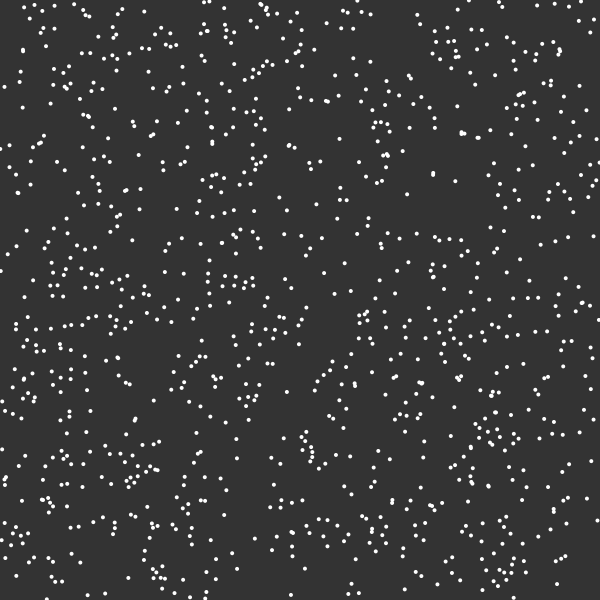
Frame 1 (no input)
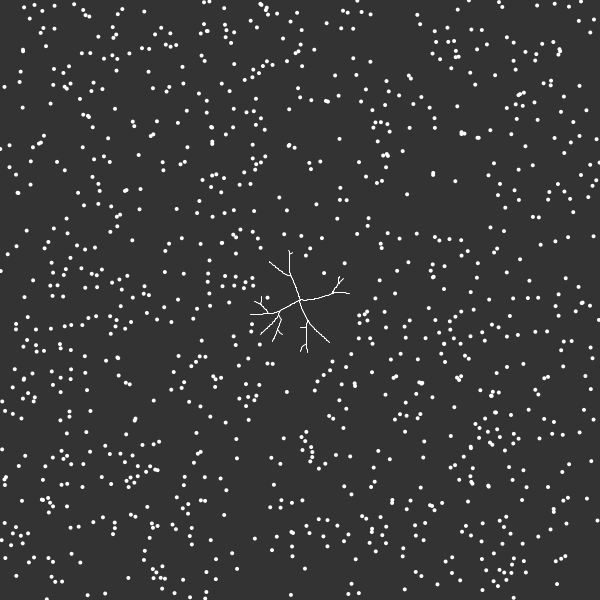
Frame 60 (the mouse pressed at the canvas centre just before this capture)
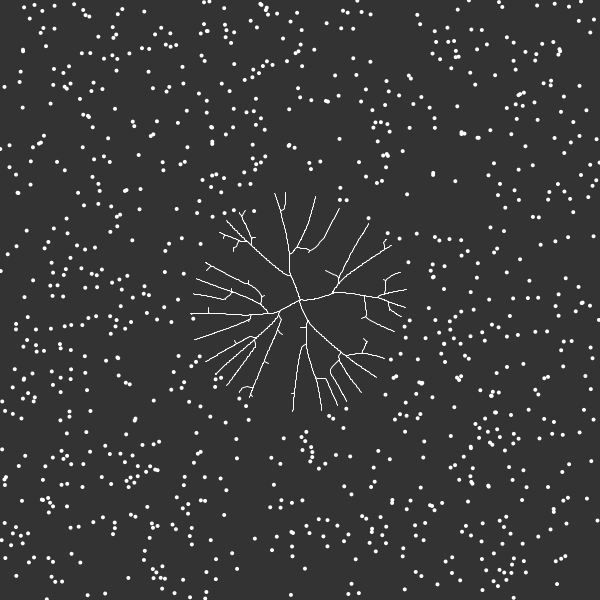
Frame 120 (the mouse held since frame 60 and released just before this capture)

The Processing sketch that drew these frames (run headless with seeded random() and noise(); from frame 60 on, the mouse is pressed at the canvas centre):

// Processing sketch: Main
// ── Main.pde
int max_dist = 50;
int min_dist = 5; 

Tree tree;
void setup() {
  size(600,600);
  tree =  new Tree();
  
}


void draw(){
  background(51);
  tree.show();
  tree.grow();
  
}
// ── Branch.pde

class Branch {

  Branch parent;
  PVector position;
  PVector direction;
  PVector original_direction;
  int count;


  Branch(Branch par, PVector pos, PVector dir) {
    parent = par;
    position = pos;
    direction = dir;
    original_direction = dir.copy();
    count = 0;
  }

  void reset() {
    direction = original_direction.copy();
    count = 0;
  }

  Branch next() {
    PVector nextPosition =  position.add(direction);
    Branch nextBranch = new Branch(this, nextPosition, direction.copy());
    return nextBranch;
  }
  
  void show() {
   
    if(parent != null){
     stroke(255);
     line(position.x,position.y, parent.position.x,parent.position.y);
    }
  }
}
// ── Leaves.pde
class Leaf {

  PVector position;
  boolean reached;

  Leaf() {
    position = new PVector(random(width), random(height));
    reached = false;
  }

  void show() {
    noStroke();
    fill(255);
    ellipse(position.x, position.y, 4, 4);
  }
}
// ── Tree.pde
class Tree {

  ArrayList<Branch>  branches =  new ArrayList<Branch>();
  ArrayList<Leaf>    leaves = new ArrayList<Leaf>();

  Tree() {

    //Create some Leaves.
    for (int i = 0; i < 1000; i++) {
      leaves.add(new Leaf());
    }

    PVector p = new PVector(width/2, height/2);
    PVector startDirection = new PVector(0, -1);
    Branch root = new Branch(null, p, startDirection);

    branches.add(root);
    Branch current = root;
    boolean found = false;
    
    while (!found) {
      for(Leaf F : leaves){
        float distance = PVector.dist(current.position, F.position);
        if (distance < max_dist){
          found = true;
        }
      }
      
      if(!found){
       Branch B = current.next();
       current = B;
       branches.add(current);
        
      }
     
    }
  }

 

  void grow() {

    for (Leaf F : leaves) {

      float record = 10000;
      Branch closestBranch =  null;

      for (Branch B : branches) {
        float distance = PVector.dist(F.position, B.position);
        if (distance < min_dist) {
          F.reached = true;
          closestBranch = null;
          break;
        } else if (closestBranch == null || distance < record) {
          closestBranch = B;
          record = distance;
        } else if (distance > max_dist) {
          
        }
      }
      

      if (closestBranch != null) {
        PVector newDirection = PVector.sub(F.position, closestBranch.position);
        newDirection.normalize();
        closestBranch.direction.add(newDirection);
        closestBranch.count++;
      }
    }

    for (int i = leaves.size()-1; i >= 0; i--) {
      Leaf F = leaves.get(i);
      if (F.reached) {
        leaves.remove(i);
      }
    }


    for (int i = branches.size()-1; i >= 0; i--) {
      Branch B =  branches.get(i);
      if (B.count > 0) {
        B.direction.div(B.count);
        PVector rand = PVector.random2D();
        rand.mult(0.3);
        PVector newPos = PVector.add(B.position, B.direction);
        B.direction.add(rand);
        Branch nB = new Branch(B, newPos, B.direction.copy());
        branches.add(nB);
        B.reset();
      }
    }
    
  }
  
  void jitter(){
   
    for (Branch B : branches){
      B.position.x += random(-1,1);
      B.position.y += random(-1,1);
    }
  }
  
  void show(){
   
    for(Leaf F : leaves){
      F.show();
    }
    for(Branch B : branches){
      B.show();
    }
  }
  
  
  
}
